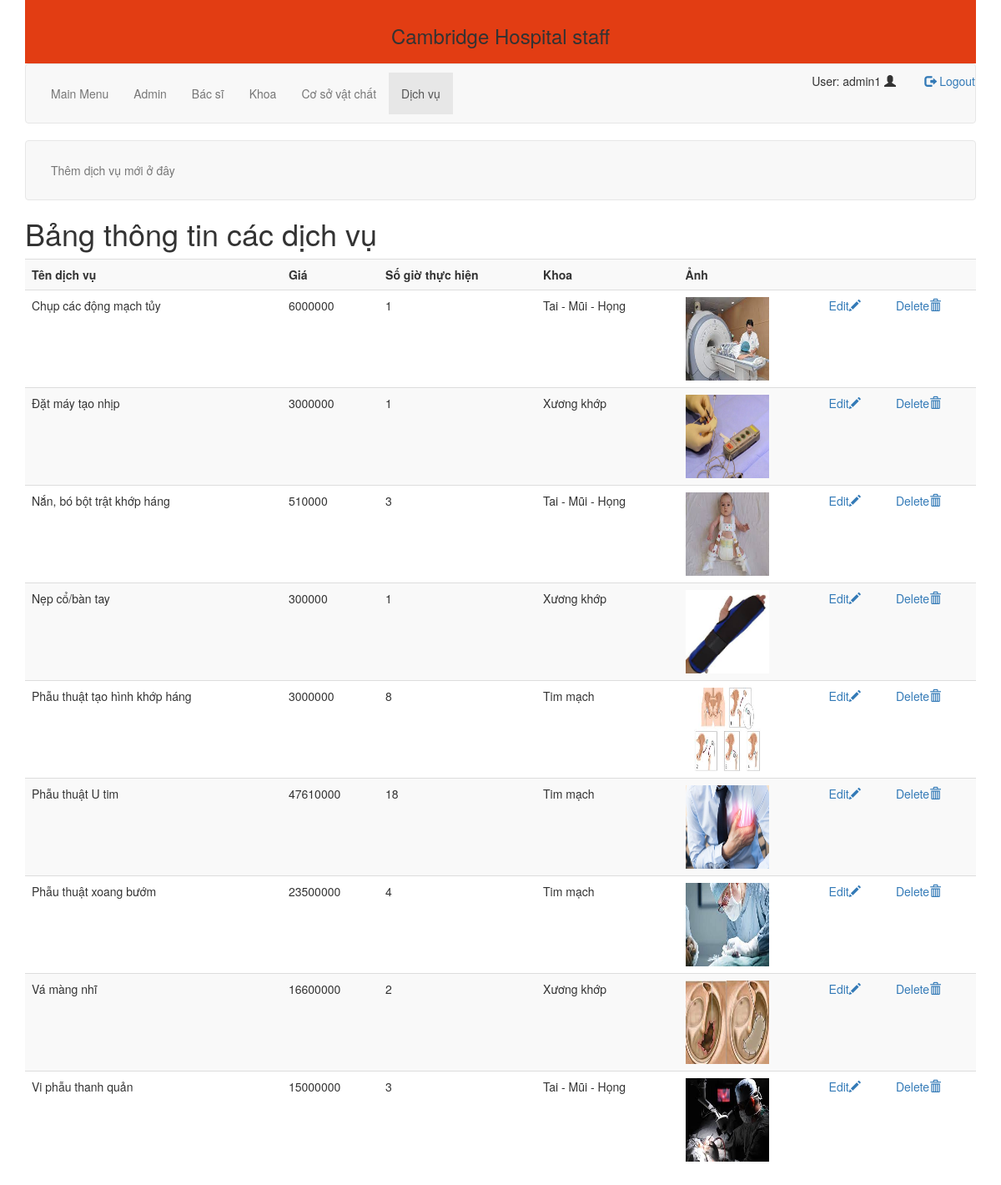
The app's page /SourceCode/pro_1/crud/service/service_index.php (signed in) with its own data.
### tables this page shows
CREATE TABLE IF NOT EXISTS `dich_vu` (
  `Ma_dich_vu` int(11) NOT NULL AUTO_INCREMENT,
  `Ten_dich_vu` varchar(255) DEFAULT NULL,
  `Gia` float NOT NULL,
  `Thoi_gian_thuc_hien` int(11) NOT NULL,
  `Ma_khoa` int(11) NOT NULL,
  `Anh` varchar(255) NOT NULL,
  PRIMARY KEY (`Ma_dich_vu`),
  KEY `Ma_khoa` (`Ma_khoa`),
  CONSTRAINT `dich_vu_ibfk_1` FOREIGN KEY (`Ma_khoa`) REFERENCES `khoa` (`Ma_khoa`)
);

CREATE TABLE IF NOT EXISTS `khoa` (
  `Ma_khoa` int(11) NOT NULL AUTO_INCREMENT,
  `Ten_khoa` varchar(255) NOT NULL,
  `Mo_ta` text NOT NULL,
  `So_dien_thoai` varchar(255) NOT NULL,
  `Thanh_tuu` text NOT NULL,
  `Anh` varchar(255) NOT NULL,
  PRIMARY KEY (`Ma_khoa`)
);

### SourceCode/pro_1/database/database.php (called while the page is built, shortened)
<?php
function db_connect() {
    $connection = mysqli_connect(DB_SERVER, DB_USER, DB_PASS, DB_NAME);
    return $connection;
}
$db = db_connect();
function confirm_query_result($result){
    global $db;
    if (!$result){
        echo mysqli_error($db);
        db_disconnect($db);
        exit;
    } else {
        return $result;
    }
}
function find_service(){
    global $db;
    $sql = "SELECT s.*, k.Ten_khoa FROM Dich_vu AS s ";
    $sql .= "JOIN Khoa AS k ON s.Ma_khoa = k.Ma_khoa ";
    $sql .= "ORDER BY Ten_dich_vu";
    $result = mysqli_query($db, $sql);
    return confirm_query_result($result);
}
?>

### SourceCode/pro_1/crud/service/service_index.php (the view, shortened to what this page needs)
<?php
require_once('../../database/database.php');
?>
<!DOCTYPE html>
<html>
<head>
    <link rel="stylesheet" href="../css/bootstrap.min.css">
    <link rel="stylesheet" href="../../style.css">
</head>
<body>
<div class="container">
    <nav>
    <h3>Cambridge Hospital staff</h3>
    </nav>
    <nav class="navbar navbar-default">
            <div class="container-fluid">
                <ul class="nav navbar-nav navbar-left">
                    <li class="nav"><a href="../../index.php" >Main Menu</a></li>
                    <li class="nav "><a href="../admin/admin_index.php" >Admin</a></li>
                    <li class="nav "><a href="../doctor/doctor_index.php">Bác sĩ </a></li>
                    <li class="nav "><a href="../khoa/faculty_index.php">Khoa </a></li>
                    <li class="nav "><a href="../csvc/co_so_vat_chat_index.php">Cơ sở vật chất </a></li>
                    <li class="nav active"><a href="../service/service_index.php">Dịch vụ </a></li>
                </ul>
                <ul class="nav navbar-nav navbar-right">
                    <li class="nav "><?php  include('../../user/user.php'); ?></li>
                </ul>
            </div>
</nav>
    <nav class="navbar navbar-default">
        <div class="container-fluid">
            <ul class="nav navbar-nav">
                <li class="nav"><a href="service_cr.php">Thêm dịch vụ mới ở đây</a> </li>
            </ul>
        </div>
</nav>
<h1>Bảng thông tin các dịch vụ</h1>
    <table class="table table-striped">
        <tr>
            <th>Tên dịch vụ</th>
            <th>Giá</th>
            <th>Số giờ thực hiện</th>
            <th>Khoa </th>
            <th>Ảnh </th>
            <th>&nbsp;</th>
            <th>&nbsp;</th>
  	    </tr>
        <?php
        $service_set = find_service();
        $count = mysqli_num_rows($service_set);
        for ($i = 0; $i < $count; $i++):
            $ser = mysqli_fetch_assoc($service_set);
        ?>
            <tr>
                <td><?php echo $ser['Ten_dich_vu']; ?></td>
                <td><?php echo $ser['Gia']; ?></td>
                <td><?php echo $ser['Thoi_gian_thuc_hien']; ?></td>
                <td><?php echo $ser['Ten_khoa']; ?></td>
                <td><img src="<?php $anh = '../img/'.$ser['Anh']; echo $anh ?>" alt="..." style = "width:100px;height:100px"></td>
                <td><a href="<?php echo 'service_edit.php?id='.$ser['Ma_dich_vu']; ?>">Edit<span class="glyphicon glyphicon-pencil"></a></td>
                <td><a href="<?php echo 'service_delete.php?id='.$ser['Ma_dich_vu']; ?>">Delete<span class="glyphicon glyphicon-trash"></a></td>
            </tr>
        <?php
        endfor;
        ?>
    </table>
    </div>
</body>
</html>

### SourceCode/pro_1/style.css (style rules this page uses)
nav { background:rgb(226, 61, 19); padding: 10px 0; text-align: center; }

### records on screen
dich_vu: Ten_dich_vu "Chụp các động mạch tủy", Gia "6000000", Thoi_gian_thuc_hien "1", Ma_khoa.Ten_khoa "Tai - Mũi - Họng", Anh (picture)
dich_vu: Ten_dich_vu "Đặt máy tạo nhịp", Gia "3000000", Thoi_gian_thuc_hien "1", Ma_khoa.Ten_khoa "Xương khớp", Anh (picture)
dich_vu: Ten_dich_vu "Nắn, bó bột trật khớp háng", Gia "510000", Thoi_gian_thuc_hien "3", Ma_khoa.Ten_khoa "Tai - Mũi - Họng", Anh (picture)
dich_vu: Ten_dich_vu "Nẹp cổ/bàn tay", Gia "300000", Thoi_gian_thuc_hien "1", Ma_khoa.Ten_khoa "Xương khớp", Anh (picture)
dich_vu: Ten_dich_vu "Phẫu thuật tạo hình khớp háng", Gia "3000000", Thoi_gian_thuc_hien "8", Ma_khoa.Ten_khoa "Tim mạch", Anh (picture)
dich_vu: Ten_dich_vu "Phẫu thuật U tim", Gia "47610000", Thoi_gian_thuc_hien "18", Ma_khoa.Ten_khoa "Tim mạch", Anh (picture)
dich_vu: Ten_dich_vu "Phẫu thuật xoang bướm", Gia "23500000", Thoi_gian_thuc_hien "4", Ma_khoa.Ten_khoa "Tim mạch", Anh (picture)
dich_vu: Ten_dich_vu "Vá màng nhĩ", Gia "16600000", Thoi_gian_thuc_hien "2", Ma_khoa.Ten_khoa "Xương khớp", Anh (picture)
dich_vu: Ten_dich_vu "Vi phẫu thanh quản", Gia "15000000", Thoi_gian_thuc_hien "3", Ma_khoa.Ten_khoa "Tai - Mũi - Họng", Anh (picture)

### other values on screen
$_SESSION['username'] "admin1"
